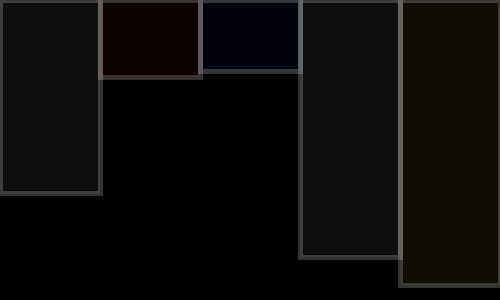
Frame 1 (no input)
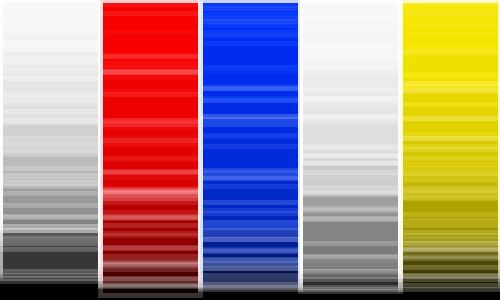
Frame 60 (the mouse pressed at the canvas centre just before this capture)
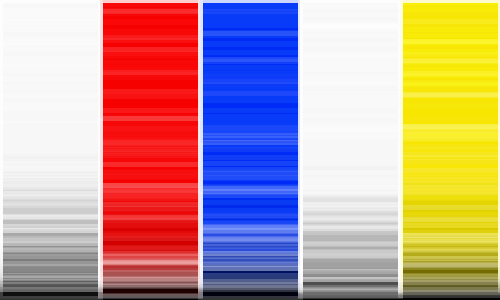
Frame 120 (the mouse held since frame 60 and released just before this capture)

The Processing sketch that drew these frames (run headless with seeded random() and noise(); from frame 60 on, the mouse is pressed at the canvas centre):

// Processing sketch: processing_36765
// ── processing_36765.pde

//This program draws 5 sections of partially transparent rectangles on top of each other to form a composition.
void setup() {
  size(500, 300);
  smooth();
  background(0);
  frameRate(5); //slows the speed of the rectangles being drawn
}

float count = 0; //zeros the counter
float num = 500; //controls the number of rectangles

int numOfRect =500;

void draw() {
  if (numOfRect>0) {
    if (count<num) {
      stroke(255, 50);
      strokeWeight(5);
      fill (255, 255, 255, 15);
      rect (0, 0, 100, random(300)); //Makes the first vertical bar of white rectangles
    }

    if (count<num) {
      fill (255, 0, 0, 15);
      rect (100,0, 100, random(height)); //Makes the second vertical bar of red rectangles
    }

    if (count<num) {
      fill (255, 240, 0, 15);
      rect (400, 0, 100, random(height)); //Makes the third vertical bar of blue rectangles
    }

    if (count<num) {
      fill (0, 50, 255, 15);
      rect (200, 0, 100, random(height)); //Makes the fourth vertical bar of white rectangles
    }

    if (count<num) {
      fill (255, 255, 255, 15);
      rect (300, 0, 100, random(height)); //Makes the fifth vertical bar of yellow rectangles
    }
  }
  count++;
}
